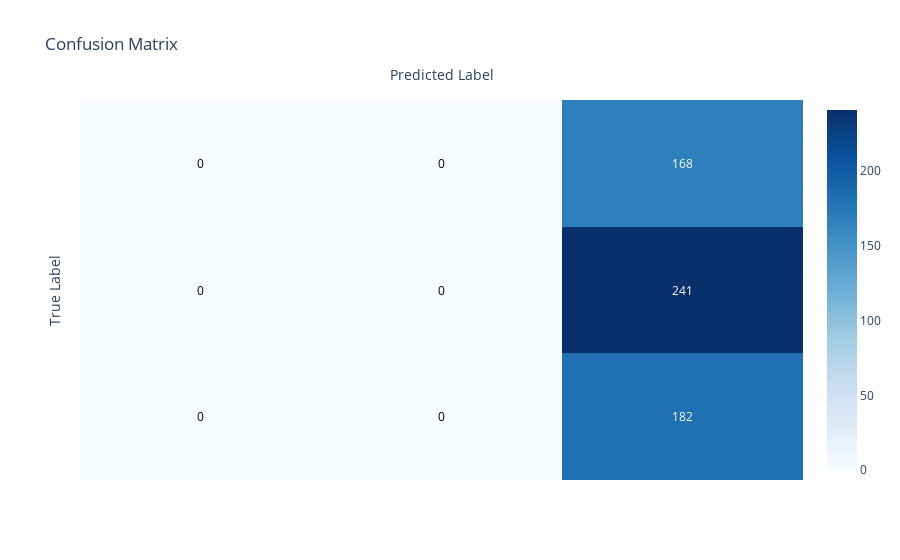
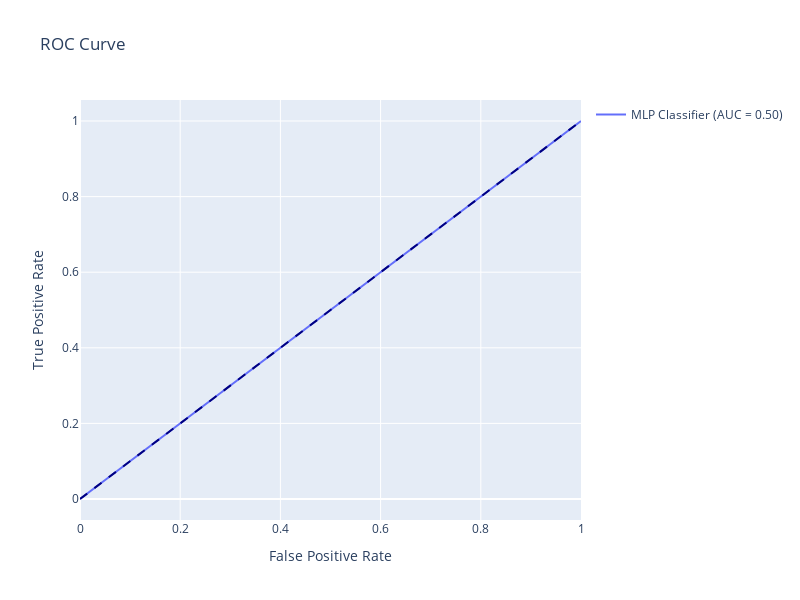

These figures' notebook cell, in order:
### Code cell
mlp_fit_metrics = model.results.calculate_metrics(y_test, y_prob, y_pred, "MLP Classifier")
model.results.print_confusion_matrix(y_test, y_pred, labels)
model.results.plot_roc_curve(y_test, y_prob, "MLP Classifier")
print(mlp_fit_metrics)

### Figure 1 — Plotly figure (JSON) as saved in the notebook; plotly's stock layout.template omitted (floating-point values rounded to 4 significant figures)
{"data": [{"colorscale": [[0, "rgb(247,251,255)"], [0.125, "rgb(222,235,247)"], [0.25, "rgb(198,219,239)"], [0.375, "rgb(158,202,225)"], [0.5, "rgb(107,174,214)"], [0.625, "rgb(66,146,198)"], [0.75, "rgb(33,113,181)"], [0.875, "rgb(8,81,156)"], [1, "rgb(8,48,107)"]], "reversescale": false, "showscale": true, "type": "heatmap", "z": [[0, 0, 182], [0, 0, 241], [0, 0, 168]]}], "layout": {"annotations": [{"font": {"color": "#000000"}, "showarrow": false, "text": "0", "x": 0, "xref": "x", "y": 0, "yref": "y"}, {"font": {"color": "#000000"}, "showarrow": false, "text": "0", "x": 1, "xref": "x", "y": 0, "yref": "y"}, {"font": {"color": "#FFFFFF"}, "showarrow": false, "text": "182", "x": 2, "xref": "x", "y": 0, "yref": "y"}, {"font": {"color": "#000000"}, "showarrow": false, "text": "0", "x": 0, "xref": "x", "y": 1, "yref": "y"}, {"font": {"color": "#000000"}, "showarrow": false, "text": "0", "x": 1, "xref": "x", "y": 1, "yref": "y"}, {"font": {"color": "#FFFFFF"}, "showarrow": false, "text": "241", "x": 2, "xref": "x", "y": 1, "yref": "y"}, {"font": {"color": "#000000"}, "showarrow": false, "text": "0", "x": 0, "xref": "x", "y": 2, "yref": "y"}, {"font": {"color": "#000000"}, "showarrow": false, "text": "0", "x": 1, "xref": "x", "y": 2, "yref": "y"}, {"font": {"color": "#FFFFFF"}, "showarrow": false, "text": "168", "x": 2, "xref": "x", "y": 2, "yref": "y"}], "title": {"text": "Confusion Matrix"}, "xaxis": {"gridcolor": "rgb(0, 0, 0)", "showticklabels": false, "side": "top", "ticks": "", "title": {"text": "Predicted Label"}}, "yaxis": {"showticklabels": false, "ticks": "", "ticksuffix": "  ", "title": {"text": "True Label"}}}}

### Figure 2 — Plotly figure (JSON) as saved in the notebook; plotly's stock layout.template omitted (floating-point values rounded to 4 significant figures)
{"data": [{"mode": "lines", "name": "MLP Classifier (AUC = 0.50)", "type": "scatter", "x": [0, 1], "y": [0, 1]}, {"line": {"color": "navy", "dash": "dash", "width": 2}, "mode": "lines", "showlegend": false, "type": "scatter", "x": [0, 1], "y": [0, 1]}], "layout": {"height": 600, "title": {"text": "ROC Curve"}, "width": 800, "xaxis": {"title": {"text": "False Positive Rate"}}, "yaxis": {"title": {"text": "True Positive Rate"}}}}
